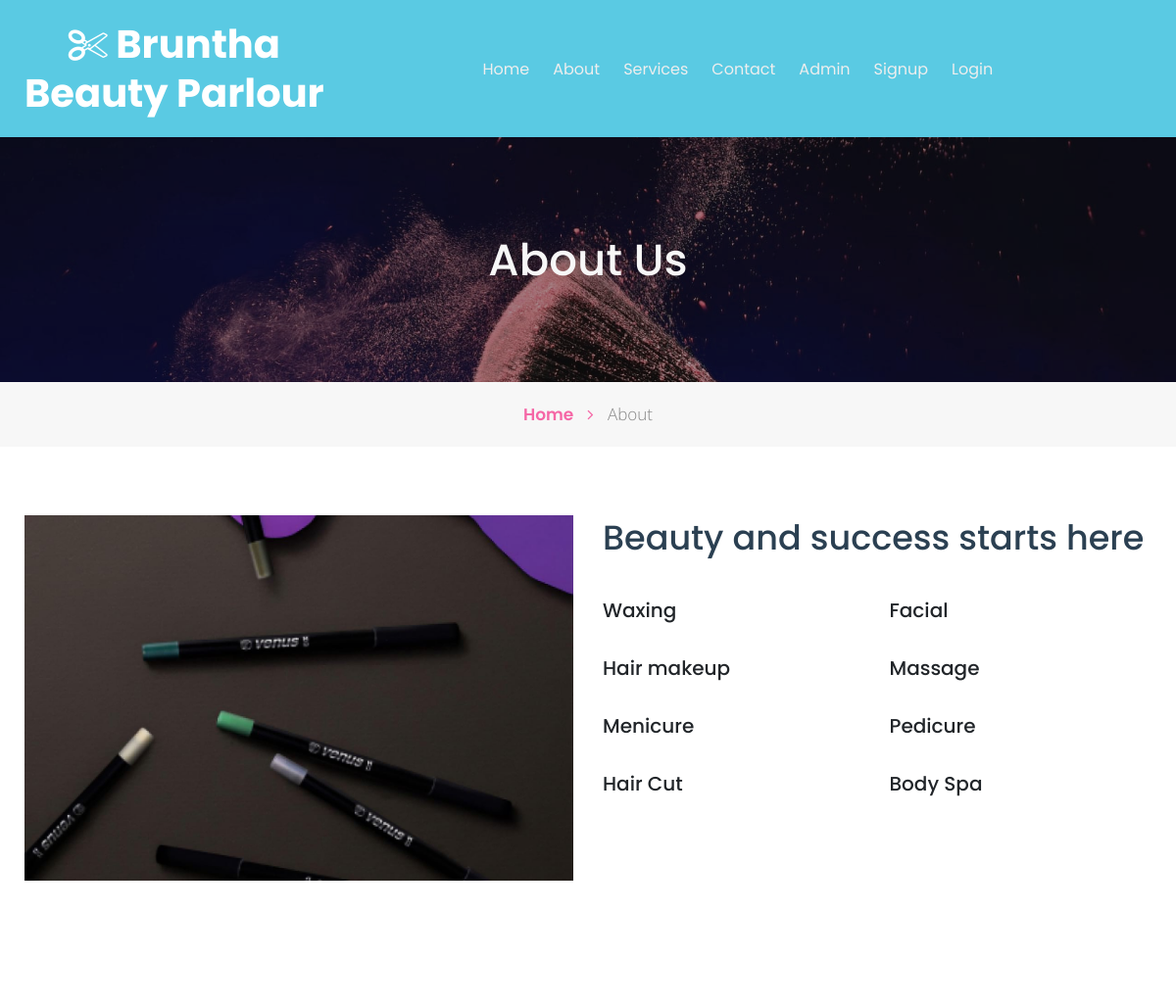
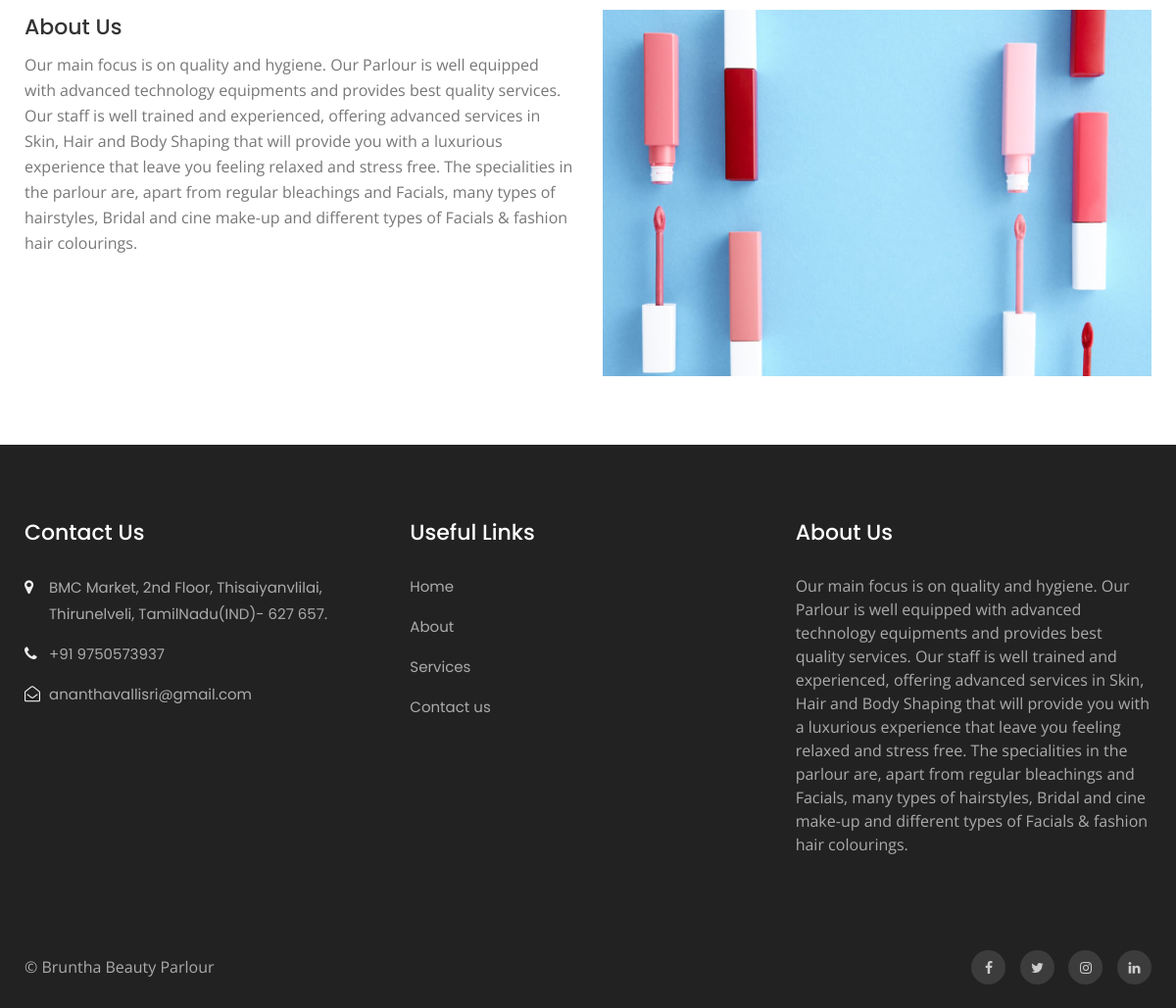
The page /bpms/about.php on the database its author committed (2 pictures, top to bottom).
### tables this page shows
CREATE TABLE `tblpage` (
  `ID` int(10) NOT NULL,
  `PageType` varchar(200) DEFAULT NULL,
  `PageTitle` mediumtext DEFAULT NULL,
  `PageDescription` mediumtext DEFAULT NULL,
  `Email` varchar(200) DEFAULT NULL,
  `MobileNumber` bigint(10) DEFAULT NULL,
  `UpdationDate` date DEFAULT NULL,
  `Timing` varchar(200) NOT NULL
);

### bpms/about.php (the view, shortened to what this page needs)
<?php
include('includes/dbconnection.php');
?>
<!doctype html>
<html lang="en">
  <head>
    <link rel="stylesheet" href="assets/css/style-starter.css">
  </head>
  <body id="home">
<?php include_once('includes/header.php');?>
    <section class="w3l-inner-banner-main">
        <div class="about-inner about ">
            <div class="container">
                <div class="main-titles-head text-center">
                <h3 class="header-name ">
					About Us
                </h3>
            </div>
</div>
   </div>
   <div class="breadcrumbs-sub">
   <div class="container">
    <ul class="breadcrumbs-custom-path">
        <li class="right-side propClone"><a href="index.php" class="">Home <span class="fa fa-angle-right" aria-hidden="true"></span></a> <p></li>
        <li class="active ">About</li>
    </ul>
</div>
</div>
    </section>
<section class="w3l-content-with-photo-4"  id="about">
    <div class="content-with-photo4-block ">
        <div class="container">
            <div class="cwp4-two row">
            <div class="cwp4-image col-xl-6">
                <img src="assets/images/b2.jpg" alt="product" class="img-responsive about-me">
            </div>
                <div class="cwp4-text col-xl-6 ">
                    <div class="posivtion-grid">
                    <h3 class="">Beauty and success starts here</h3>
                    <div class="hair-two-colums">
                        <div class="hair-left">
<h5>
    Waxing</h5>
</div>
                        <div class="hair-left">
                            <h5>Facial</h5>
                        </div>
                            <div class="hair-left">
                                                        <h5>Hair makeup</h5>
                                                    </div>
                                                                                <div class="hair-left">
                                                                                    <h5>Massage</h5>
                                                                                </div>
                                                                                 <div class="hair-left">
                                                                                    <h5>Menicure</h5>
                                                                                </div>
   <div class="hair-left">
                                                                                    <h5>Pedicure</h5>
                                                                                </div>
                                                                                   <div class="hair-left">
                                                                                    <h5>Hair Cut</h5>
                                                                                </div>
                                                                                   <div class="hair-left">
                                                                                    <h5>Body Spa</h5>
                                                                                </div>
                </div>
            </div>
        </div>
        </div>
    </div>
</div>
</section>
<section class="w3l-recent-work">
	<div class="jst-two-col">
		<div class="container">
<div class="row">
		<div class="my-bio col-lg-6">
	<div class="hair-make">
		<?php
$ret=mysqli_query($con,"select * from tblpage where PageType='aboutus' ");
while ($row=mysqli_fetch_array($ret)) {
?>
		<h5><a href="blog.html"><?php  echo $row['PageTitle'];?></a></h5>
		<p class="para mt-2"><?php  echo $row['PageDescription'];?></p><?php } ?>
	</div>
	</div>
	<div class="col-lg-6 ">
		<img src="assets/images/b3.jpg" alt="product" class="img-responsive about-me">
	</div>
</div>
		</div>
	</div>
</section>
<?php include_once('includes/footer.php');?>
</body>
</html>

### bpms/includes/header.php (shortened to what this page needs)
<section class=" w3l-header-4 header-sticky">
    <header class="absolute-top">
        <div class="container">
        <nav class="navbar navbar-expand-lg navbar-light">
            <h1 align="center"><a class="navbar-brand" href="index.php"> <span class="fa fa-scissors" aria-hidden="true"></span>
            Bruntha <br>Beauty Parlour </h1>
            <div class="collapse navbar-collapse" id="navbarNav" align="center">
                <ul class="navbar-nav mx-auto">
                    <li class="nav-item">
                        <a class="nav-link" href="index.php">Home <span class="sr-only">(current)</span></a>
                    </li>
                    <li class="nav-item">
                        <a class="nav-link" href="about.php">About</a>
                    </li>
                    <li class="nav-item">
                        <a class="nav-link" href="services.php">Services</a>
                    </li>
                    <li class="nav-item">
                        <a class="nav-link" href="contact.php">Contact</a>
                    </li>
                     <?php if (strlen($_SESSION['bpmsuid']==0)) {?>
                    <li class="nav-item">
                        <a class="nav-link" href="admin/index.php">Admin</a>
                    </li>
                     <li class="nav-item">
                        <a class="nav-link" href="signup.php">Signup</a>
                    </li>
                    <li class="nav-item">
                        <a class="nav-link" href="login.php">Login</a>
                    </li><?php }?>
                </ul>
            </div>
        </div>
      </header>
</section>

### bpms/includes/footer.php (shortened to what this page needs)
<section class="w3l-footer-29-main">
    <div class="footer-29 py-5">
      <div class="container py-lg-4">
        <div class="row footer-top-29">
          <div class="col-lg-4 col-md-6 col-sm-8 footer-list-29 footer-1">
            <h6 class="footer-title-29">Contact Us</h6>
            <ul>
              <?php
$ret=mysqli_query($con,"select * from tblpage where PageType='contactus' ");
while ($row=mysqli_fetch_array($ret)) {
?>
              <li>
                <span class="fa fa-map-marker"></span> <p><a href="http://maps.app.goo.gl/pQonJgycastt27Ft5"> <?php  echo $row['PageDescription'];?>.</a></p>
              </li>
              <li><span class="fa fa-phone"></span><a href="tel:+7-800-999-800"> +91 <?php  echo $row['MobileNumber'];?></a></li>
              <li><span class="fa fa-envelope-open-o"></span><a href="mailto:parlour@mail.com" class="mail">
                  <?php  echo $row['Email'];?></a></li><?php } ?>
            </ul>
          </div>
          <div class="col-lg-4 col-md-6 col-sm-4 footer-list-29 footer-2 ">
            <ul>
              <h6 class="footer-title-29">Useful Links</h6>
              <li><a href="index.php">Home</a></li>
              <li><a href="about.php">About</a></li>
              <li><a href="services.php"> Services</a></li>
              <li><a href="contact.php">Contact us</a></li>
            </ul>
          </div>
          <div class="col-lg-4 col-md-6 col-sm-7 footer-list-29 footer-4">
            <?php
$ret=mysqli_query($con,"select * from tblpage where PageType='aboutus' ");
while ($row=mysqli_fetch_array($ret)) {
?>
            <h6 class="footer-title-29"><?php  echo $row['PageTitle'];?> </h6>
            <p><?php  echo $row['PageDescription'];?></p><?php } ?>
          </div>
        </div>
      </div>
    </div>
  </section>
  <section class="w3l-footer-29-main w3l-copyright">
    <div class="container">
      <div class="row bottom-copies">
        <p class="col-lg-8 copy-footer-29">© Bruntha Beauty Parlour </p>
        <div class="col-lg-4 main-social-footer-29">
          <a href="#facebook" class="facebook"><span class="fa fa-facebook"></span></a>
          <a href="#twitter" class="twitter"><span class="fa fa-twitter"></span></a>
          <a href="#instagram" class="instagram"><span class="fa fa-instagram"></span></a>
          <a href="#linkedin" class="linkedin"><span class="fa fa-linkedin"></span></a>
        </div>
      </div>
    </div>
  </section>

### rows shown on the page
tblpage: PageTitle "About Us", PageDescription "Our main focus is on quality and hygiene. Our Parlour is well equipped with advanced technology equipments and provides best quality services. Our staff is well trained and experienced, offering advanced services in Skin, Hair and Body Shaping that will provide you with a luxurious experience that leave you feeling relaxed and stress free. The specialities in the parlour are, apart from regular bleachings and Facials, many types of hairstyles, Bridal and cine make-up and different types of Facials & fashion hair colourings."
tblpage: PageDescription "BMC Market, 2nd Floor, Thisaiyanvlilai, Thirunelveli, TamilNadu(IND)- 627 657", MobileNumber "9750573937", Email "ananthavallisri@gmail.com"
